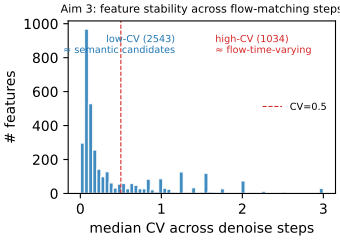

Source code (Python):
"""Figure 2(c): per-feature variability across flow-matching denoise steps.

The proposal's Aim 3 hypothesis: in a continuous-time vector field, semantic
features should remain near-constant across denoise steps for a given frame
(they describe the scene), while physical/dynamic features should vary with
the time-step (they describe motion). The coefficient of variation
``cv = std/mean`` across denoise steps, computed per (feature, frame, batch),
should therefore be bimodal-ish: a low-CV cluster (semantic) and a higher-CV
cluster (physical).

We compute CV per (feature, frame) pair and plot the per-feature 25th/50th/75th
percentile across frames. A low-CV stable feature has all three percentiles
near zero; a dynamic feature has high spread.
"""
from __future__ import annotations
from pathlib import Path
import numpy as np
import torch
import matplotlib.pyplot as plt

ROOT = Path(__file__).resolve().parents[1]
import sys; sys.path.insert(0, str(ROOT))
from sae import TopKSAE  # noqa: E402

OUT = ROOT / "figures"
OUT.mkdir(exist_ok=True)

# Load SAE + activations.
ckpt = torch.load(ROOT / "runs/sae_real/sae.pt", map_location="cpu", weights_only=False)
cfg = ckpt["config"]
sae = TopKSAE(cfg["d_in"], cfg["d_dict"], cfg["k"], cfg["k_aux"])
sae.load_state_dict(ckpt["state_dict"])
sae.eval()

acts = np.load(ROOT / "activations/real_pi05_libero/pre_action_proj.npy")
# shape: [num_calls, B, action_horizon, D] = [2560, 1, 10, 1024]
# num_calls = num_frames * num_flow_steps = 256 * 10 = 2560
n_frames, n_flow = 256, 10
acts = acts.reshape(n_frames, n_flow, *acts.shape[1:])  # [F=256, T=10, B=1, H=10, D=1024]

# Encode all activations
with torch.no_grad():
    flat = torch.from_numpy(acts.reshape(-1, acts.shape[-1])).float()
    codes_chunks = []
    for i in range(0, flat.shape[0], 8192):
        z = sae.encode(flat[i:i+8192])
        codes_chunks.append(sae.topk(z, sae.k))
    codes = torch.cat(codes_chunks, dim=0).numpy()
codes = codes.reshape(n_frames, n_flow, 1, 10, -1)  # [F, T, B, H, d_dict]

# Average over batch and action_horizon → [F, T, d_dict]
codes_FT = codes.mean(axis=(2, 3))  # [F, T, d_dict]

# CV across denoise step T, per (frame, feature)
mean_T = codes_FT.mean(axis=1)  # [F, d_dict]
std_T  = codes_FT.std(axis=1)   # [F, d_dict]
cv_FT = std_T / np.maximum(mean_T, 1e-6)  # [F, d_dict]

# Restrict to features that actually fire on a reasonable fraction of frames
fire_per_frame = (codes_FT.max(axis=1) > 0)  # [F, d_dict]
fire_rate = fire_per_frame.mean(axis=0)  # [d_dict]
keep = fire_rate > 0.02  # at least 2% of frames
print(f"features fired on >2% frames: {keep.sum()}/{len(keep)}")

# Median CV (across frames where this feature fires) per feature
med_cv = []
for f in range(cv_FT.shape[1]):
    if not keep[f]: continue
    vals = cv_FT[fire_per_frame[:, f], f]
    if len(vals) == 0: continue
    med_cv.append(np.median(vals))
med_cv = np.asarray(med_cv)
print(f"median CV percentiles: 10%={np.percentile(med_cv,10):.3f} 50%={np.percentile(med_cv,50):.3f} 90%={np.percentile(med_cv,90):.3f}")

fig, ax = plt.subplots(figsize=(3.4, 2.4), constrained_layout=True)
bins = np.linspace(0, 3, 60)
ax.hist(med_cv, bins=bins, color="C0", alpha=0.85, edgecolor="white", lw=0.4)
ax.axvline(0.5, color="C3", ls="--", lw=0.8, label="CV=0.5")
ax.set_xlabel("median CV across denoise steps")
ax.set_ylabel("# features")
ax.set_title("Aim 3: feature stability across flow-matching steps", fontsize=8)
ax.legend(fontsize=7, frameon=False)

# Annotate
n_low = (med_cv < 0.5).sum()
n_high = (med_cv >= 0.5).sum()
ax.annotate(f"low-CV ({n_low})\n≈ semantic candidates",
            xy=(0.4, 0.92), xycoords="axes fraction",
            ha="right", va="top", fontsize=7, color="C0")
ax.annotate(f"high-CV ({n_high})\n≈ flow-time-varying",
            xy=(0.55, 0.92), xycoords="axes fraction",
            ha="left", va="top", fontsize=7, color="C3")

fig.savefig(OUT / "fig2c_cv.pdf", dpi=300)
fig.savefig(OUT / "fig2c_cv.png", dpi=300)
print(f"saved {OUT/'fig2c_cv.pdf'}")
